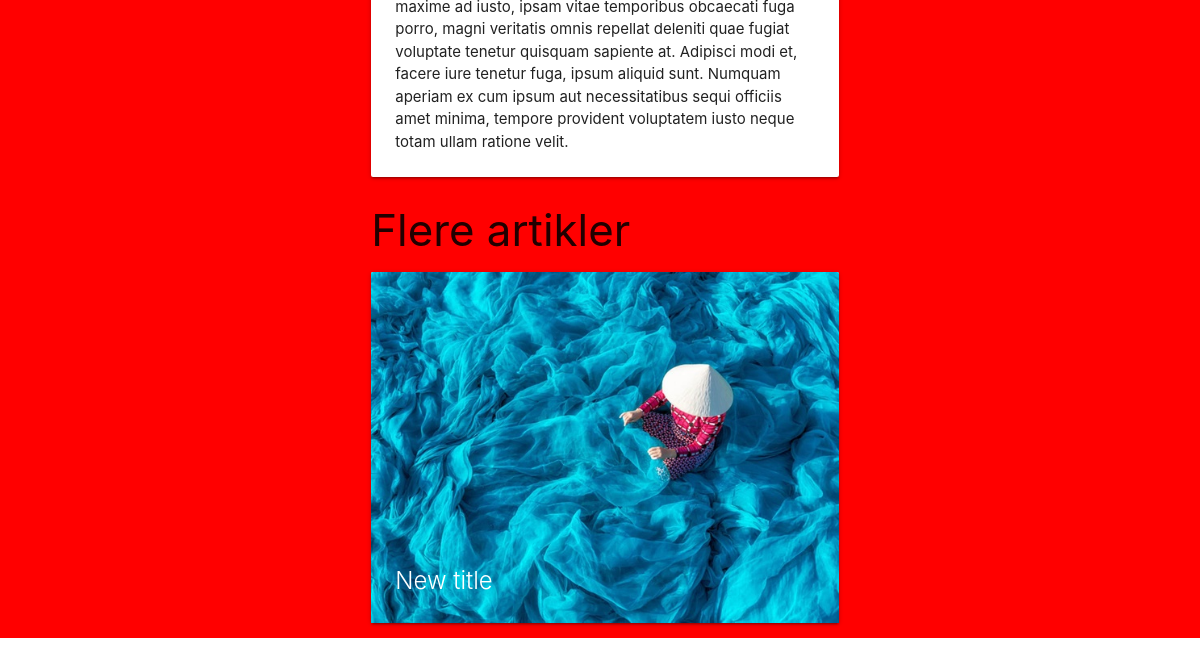
The page /initial-post/ (lower part) on the database as committed earlier.
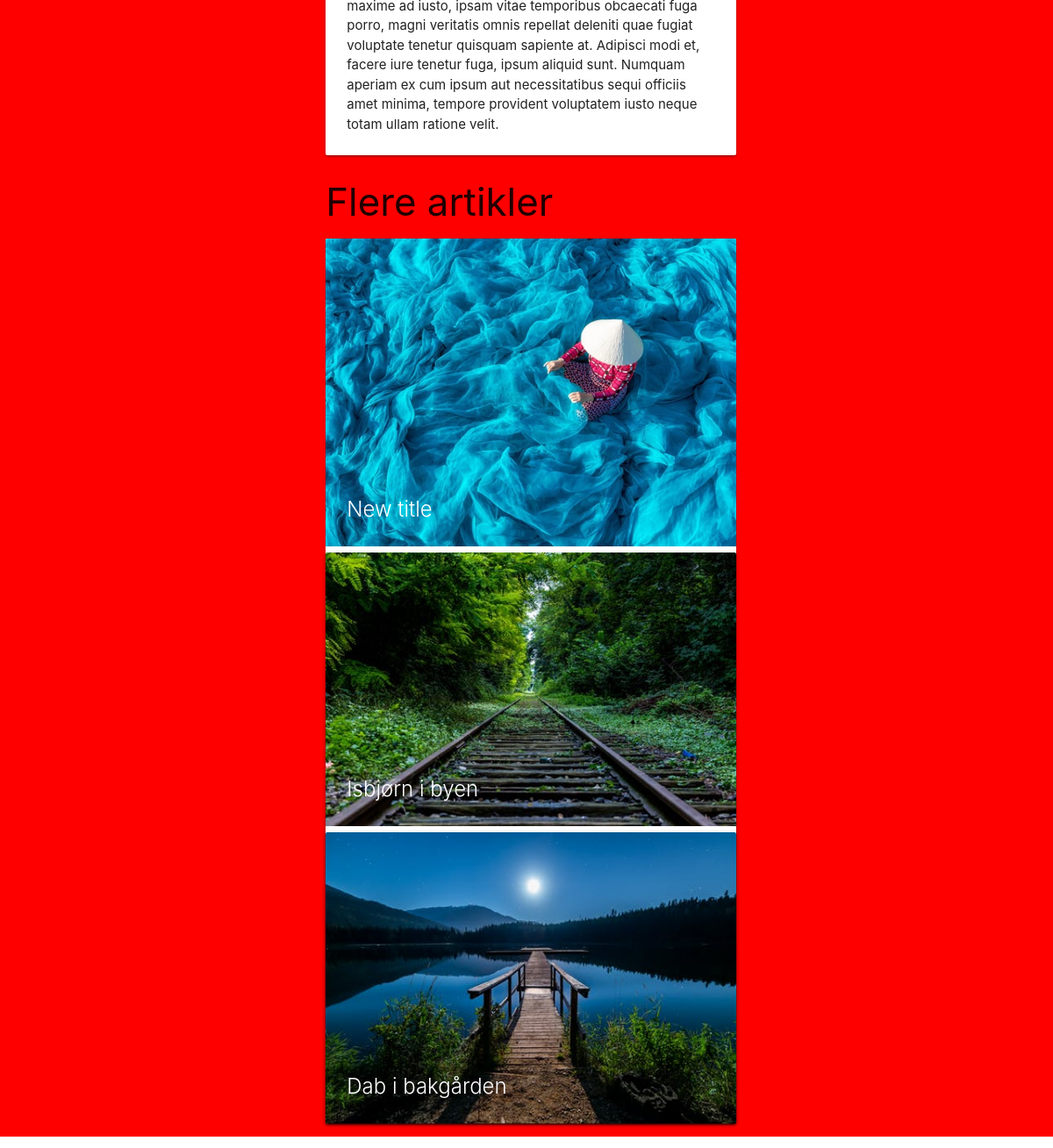
The same page on the database as committed later.
### blog/models.py (models this page shows, shortened)
class Post(models.Model):
    title = models.CharField(max_length=200, unique=True)
    author = models.ForeignKey(User, on_delete= models.CASCADE)
    slug = models.SlugField(max_length=200, unique=True)
    content = models.TextField()
    created_on = models.DateTimeField(auto_now_add=True)
    photo = models.ImageField(upload_to="gallery")
    class Meta:
        ordering = ['-created_on']

### blog/views.py (the view)
# urls.py: path('<slug:slug>/', views.PostDetail.as_view(), name='post_detail'),
class PostDetail(generic.DetailView):
    model = Post
    template_name = 'blog/post_detail.html'
    def get_context_data(self, **kwargs):
        context = super().get_context_data(**kwargs)
        context['extra_list'] = set(random.choices(Post.objects.exclude(slug = Post.slug), k=3))
        return context

### blog/templates/blog/post_detail.html (shortened to what this page needs)
{% extends 'blog/base.html' %} {% block content %}
<div style="margin-left: 30%" class="row">
    <div class="col s7 m7">
        <div class="card">
            <div class="card-content">
                <p>{{post.content | safe}}</p>
            </div>
        </div>
        <h3>Flere artikler</h3>
        {% for p in extra_list %} {% if p.slug != post.slug%}
        <div class="card">
            <div class="card-image">
                <a href="{% url 'post_detail' p.slug  %}"><img src="{{p.photo.url}}"></a>
                <div class="card-title center-align">{{ p.title }}</div>
            </div>
            {% endif %} {% endfor %}
        </div>
    </div>
</div>
{% endblock content %}

Rows that differ between the two databases and show on the page:
added Post: photo (picture), title "Isbjørn i byen"
added Post: photo (picture), title "Dab i bakgården"
